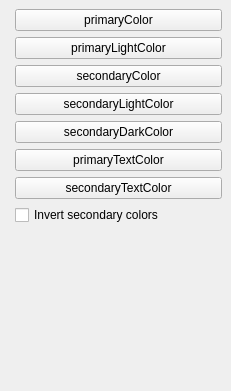
<?xml version="1.0" encoding="UTF-8"?>
<ui version="4.0">
 <class>DockWidget</class>
 <widget class="QDockWidget" name="DockWidget">
  <property name="geometry">
   <rect>
    <x>0</x>
    <y>0</y>
    <width>231</width>
    <height>391</height>
   </rect>
  </property>
  <property name="windowTitle">
   <string>Change Theme</string>
  </property>
  <widget class="QWidget" name="dockWidgetContents">
   <layout class="QGridLayout" name="gridLayout">
    <item row="0" column="0">
     <layout class="QFormLayout" name="formLayout">
      <item row="0" column="1">
       <widget class="QPushButton" name="pushButton_primaryColor">
        <property name="text">
         <string>primaryColor</string>
        </property>
       </widget>
      </item>
      <item row="1" column="1">
       <widget class="QPushButton" name="pushButton_primaryLightColor">
        <property name="text">
         <string>primaryLightColor</string>
        </property>
       </widget>
      </item>
      <item row="2" column="1">
       <widget class="QPushButton" name="pushButton_secondaryColor">
        <property name="text">
         <string>secondaryColor</string>
        </property>
       </widget>
      </item>
      <item row="3" column="1">
       <widget class="QPushButton" name="pushButton_secondaryLightColor">
        <property name="text">
         <string>secondaryLightColor</string>
        </property>
       </widget>
      </item>
      <item row="4" column="1">
       <widget class="QPushButton" name="pushButton_secondaryDarkColor">
        <property name="text">
         <string>secondaryDarkColor</string>
        </property>
       </widget>
      </item>
      <item row="5" column="1">
       <widget class="QPushButton" name="pushButton_primaryTextColor">
        <property name="text">
         <string>primaryTextColor</string>
        </property>
       </widget>
      </item>
      <item row="6" column="1">
       <widget class="QPushButton" name="pushButton_secondaryTextColor">
        <property name="text">
         <string>secondaryTextColor</string>
        </property>
       </widget>
      </item>
      <item row="7" column="1">
       <widget class="QCheckBox" name="checkBox_ligh_theme">
        <property name="text">
         <string>Invert secondary colors</string>
        </property>
       </widget>
      </item>
     </layout>
    </item>
   </layout>
  </widget>
 </widget>
 <resources/>
 <connections/>
</ui>
